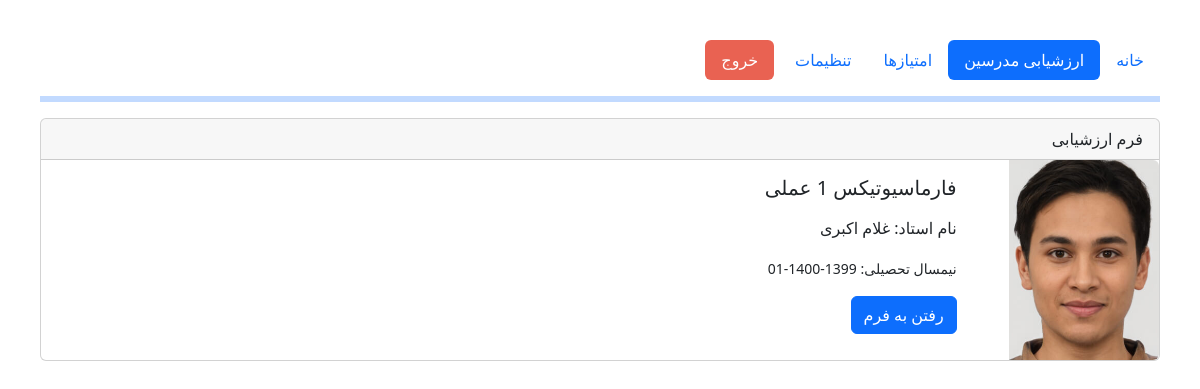
/student (signed in), run on the app's committed database.
### assessment_app/models.py (models this page shows, shortened)
class Course(models.Model):
    id = models.UUIDField(primary_key=True, default=uuid.uuid4, editable=False)
    name = models.ForeignKey("CourseName", on_delete=models.CASCADE, related_name="name_of_course")
    term = models.ForeignKey("Term", on_delete=models.CASCADE, blank=True, null=True, related_name="term_of_course")
    teacher = models.ForeignKey("Teacher", on_delete=models.CASCADE, blank=True, null=True, related_name="teacher_of_course")
    teacher_chief = models.ForeignKey("Teacher", on_delete=models.CASCADE, blank=True, null=True, related_name="head_of_course")
    is_teacher_assisstant = models.BooleanField(default=False)
    current_supervisor = models.ForeignKey("Teacher", on_delete=models.CASCADE, blank=True, null=True, related_name="supervisor_of_ta")
    student = models.ManyToManyField("Student", blank=True, related_name="enrolled_students")
    student_not_answered = models.ManyToManyField("Student", blank=True, related_name="enrolled_students_not_answered")
    form_sample = models.ForeignKey("FormSample", on_delete=models.CASCADE, blank=True, null=True, related_name="which_formsample")
    score = models.PositiveIntegerField(default=0)
    class Meta:
        verbose_name = 'Form'
        verbose_name_plural = 'All Forms By Subject'

class Teacher(models.Model):
    user = models.ForeignKey("User", on_delete=models.CASCADE, blank=True, null=True, related_name="teacher")
    supervisor = models.ManyToManyField("Teacher", blank=True, related_name="supervisor_of_TA")
    photo = models.ImageField(upload_to='assessment_app/static/assessment_app/img', blank=True, null=True)
    class Meta:
        verbose_name = 'Teacher/TA'
        verbose_name_plural = 'Teachers/TAs'

class CourseName(models.Model):
    name = models.CharField(max_length=255)
    type = models.CharField(max_length=10, default="")
    number = models.PositiveSmallIntegerField(default=0)
    def __str__(self):
        if self.number != 0: return f'{self.name} {self.number} {self.type}'
        else: return f'{self.name} {self.type}'

class User(AbstractUser):
    phonenumber = models.CharField(max_length=20, blank=True, null=True)
    def __str__(self): return f'{self.username}'

class Term(models.Model):
    year = models.CharField(max_length=9) # 1399-1400
    half = models.CharField(max_length=2) # 01 or 02 or 03
    active = models.BooleanField(default=True)
    def __str__(self): return f'{self.year}-{self.half}'

### assessment_app/views.py (the view)
# urls.py: path("student", views.student, name="student"),
def student(request):
    if not request.user.is_authenticated: return redirect(reverse('login_s'))
    try: student = Student.objects.get(user=request.user)
    except Student.DoesNotExist: return render(request, "assessment_app/errors.html", {
        "message": "کاربر غیرمجاز",
        "detail": "فقط دانشجویان می‌توانند از این صفحه بازدید کنند.",
        "nav": "برای بازگشت به صفحه اصلی از این <a href='/'>لینک</a> استفاده کنید."
    })
    active_term = Term.objects.get(active=True)
    active_courses = Course.objects.filter(student=student, term=active_term, student_not_answered=student)
    prizes = PrizeName.objects.filter(student=student, active=True).all()
    return render(request, "assessment_app/student.html", {
        "subjects": active_courses,
        "student": student,
        "prizes": prizes
    })

### assessment_app/templates/assessment_app/student.html (shortened to what this page needs)
{% extends "assessment_app/layout.html" %}
{% load static %}
{% block body %}
<div class="profile">
    <div class="profile_student">
        <ul class="nav nav-pills mb-3" id="pills-tab" role="tablist">
            <li class="nav-item" role="presentation">
            <button class="nav-link" data-bs-toggle="pill" data-bs-target="#pills-home" type="button" role="tab">خانه</button>
            </li>
            <li class="nav-item" role="presentation">
            <button class="nav-link active" data-bs-toggle="pill" data-bs-target="#pills-forms_teacher" type="button" role="tab">ارزشیابی مدرسین</button>
            </li>
            <li class="nav-item" role="presentation">
            <button class="nav-link" data-bs-toggle="pill" data-bs-target="#pills-scores" type="button" role="tab">امتیازها</button>
            </li>
            <li class="nav-item" role="presentation">
            <button class="nav-link" data-bs-toggle="pill" data-bs-target="#pills-settings" type="button" role="tab">تنظیمات</button>
            </li>
            <li class="nav-item" role="presentation">
                <a id="exit" class="nav-link" style="background-color: rgba(226, 50, 30, 0.764); color: white;" href="{% url 'logout' %}">خروج</a>
            </li>
        </ul>
        <hr class="border border-primary border-3 opacity-25">
        <div class="tab-content" id="pills-tabContent">
            <div class="tab-pane fade show active" id="pills-forms_teacher" role="tabpanel" tabindex="0">
                {% for subject in subjects %}
                <div class="course">
                    <div class="card mb-3">
                        <div class="card-header">
                            فرم ارزشیابی
                        </div>
                        <div class="row g-0">
                            <div class="col-md-2">
                                <img src='{{ subject.teacher.photo.name|slice:"14:" }}' class="img-fluid rounded-start">
                            </div>
                            <div class="col-md-8">
                                <div class="card-body">
                                    <h5 class="card-title">{{ subject.name }}</h5>
                                    <p class="card-text">
                                        {% if subject.is_teacher_assisstant %}
                                        <p>
                                            نام کمک‌مدرس: {{ subject.teacher.user.first_name }} {{ subject.teacher.user.last_name }}
                                            (نام استاد: {{ subject.current_supervisor.user.first_name }} {{ subject.current_supervisor.user.last_name }})
                                        </p>
                                        {% else %}
                                        <p>نام استاد: {{ subject.teacher.user.first_name }} {{ subject.teacher.user.last_name }}</p>
                                        {% endif %}
                                        <small>نیمسال تحصیلی: {{ subject.term }}</small>
                                    </p>
                                    <a href="{% url 'forms_by_teacher' subject.id %}" class="btn btn-primary">رفتن به فرم</a>
                                </div>
                            </div>
                        </div>
                    </div>
                </div>
                {% empty %}
                <p>
                    هیچ درس فعالی وجود ندارد.
                </p>
                {% endfor %}
            </div>
        </div>
    </div>
</div>
{% endblock %}

### assessment_app/templates/assessment_app/layout.html (shortened to what this page needs)
{% load static %}
<!DOCTYPE html>
<html lang="fa-IR" dir="rtl">
    <head>
        <link rel="stylesheet" href="{% static 'assessment_app/css/bootstrap.rtl.min.css' %}">
        <link href="{% static 'assessment_app/css/styles.css' %}" rel="stylesheet">
    </head>
    <body>
        <div class="body">
            {% block body %}
            {% endblock %}
        </div>
    </body>
</html>

### assessment_app/static/assessment_app/css/styles.css (style rules this page uses)
body div.profile { margin: 40px; }
body div.profile a#exit { margin-right: 5px; margin-top: 0px; }
body div.profile div.profile_student div.course div.card img { width: 150px; height: 200px; object-fit: cover; }

### data on the page
Course: teacher.photo.name (picture), name "فارماسیوتیکس 1 عملی", teacher.user.first_name "غلام", teacher.user.last_name "اکبری", term "1399-1400-01"
